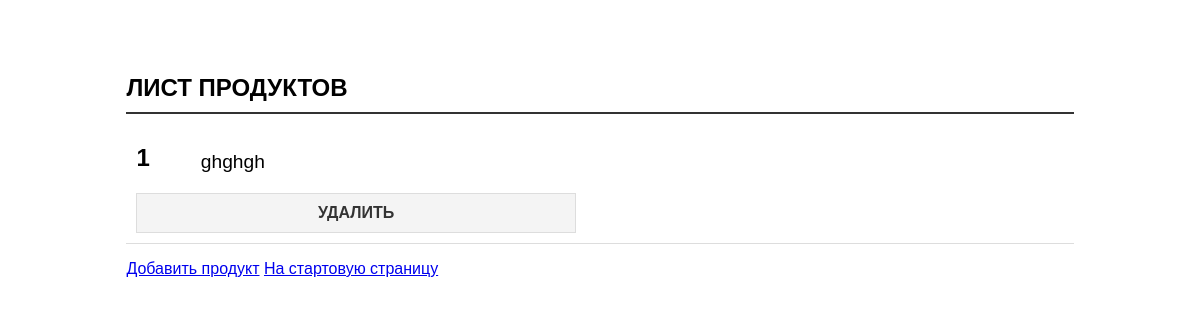
Page /myapp/products/ on the earlier database version.
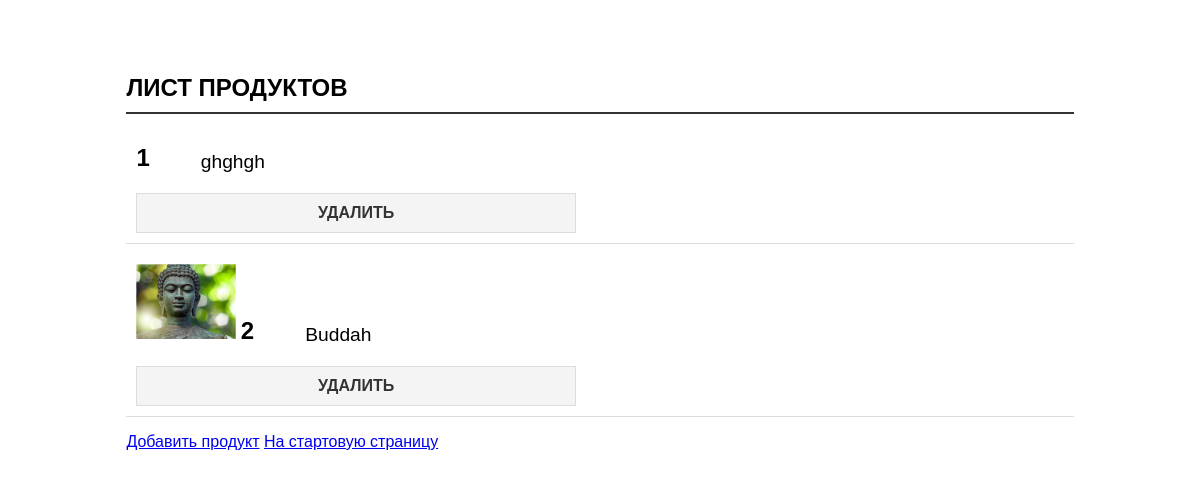
Same page on the later database version.
### myapp/models.py (models this page shows, shortened)
class Product(models.Model):
    name = models.CharField(max_length=100)
    description = models.TextField()
    price = models.DecimalField(max_digits=10, decimal_places=2)
    quantity = models.PositiveIntegerField()
    date_added = models.DateTimeField(auto_now_add=True)
    photo = models.ImageField(upload_to='product_photos/', null=True, blank=True)

### myapp/views.py (the view)
# urls.py: path('products/', views.product_list, name='product_list'),
def product_list(request):
    products = Product.objects.all()
    return render(request, 'myapp/product_list.html', {'products': products})

### myapp/templates/myapp/product_list.html (shortened to what this page needs)
<!DOCTYPE html>
<html>
<head>
    {% load static %}
    <link rel="stylesheet" href="{% static 'myapp/styles.css' %}">
</head>
<body>
    <div class="container">
        <h1 class="header">ЛИСТ ПРОДУКТОВ</h1>
        <ul>
            {% for product in products %}
                <li>
                    {% if product.photo %}
                        <img src="{{ product.photo.url }}" alt="{{ product.name }}" style="max-width: 100px;">
                    {% endif %}
                    <span class="item-number">{{ forloop.counter|add:"00" }}</span>
                    <span class="item-title">{{ product.name }}</span>
                    <div class="nav-links">
                        <a href="{% url 'delete_product' product.id %}">УДАЛИТЬ</a>
                    </div>
                </li>
            {% endfor %}
        </ul>
        <a href="{% url 'add_product' %}">Добавить продукт</a>
        <a href="{% url 'home' %}">На стартовую страницу</a>
    </div>
</body>
</html>

### myapp/static/myapp/styles.css (style rules this page uses)
body { font-family: Arial, sans-serif; }
.container { width: 80%; margin: 0 auto; padding-top: 50px; }
h1 { font-size: 2em; margin-bottom: 20px; }
ul { list-style-type: none; padding: 0; }
li { margin-bottom: 10px; padding: 10px; border-bottom: 1px solid #ddd; }
li a { text-decoration: none; color: #333; font-weight: bold; }
.nav-links { display: flex; justify-content: space-between; margin-top: 20px; }
.nav-links a { display: block; width: 45%; text-align: center; padding: 10px; background-color: #f4f4f4; border: 1px solid #ddd; text-decoration: none; color: #333; font-weight: bold; }
.header { font-size: 1.5em; margin-bottom: 20px; border-bottom: 2px solid #333; padding-bottom: 10px; }
.item-number { display: inline-block; width: 50px; font-size: 1.5em; font-weight: bold; }
.item-title { display: inline-block; margin-left: 10px; vertical-align: middle; font-size: 1.2em; }

Differences in the rows shown:
added Product: photo (picture), name "Buddah"
